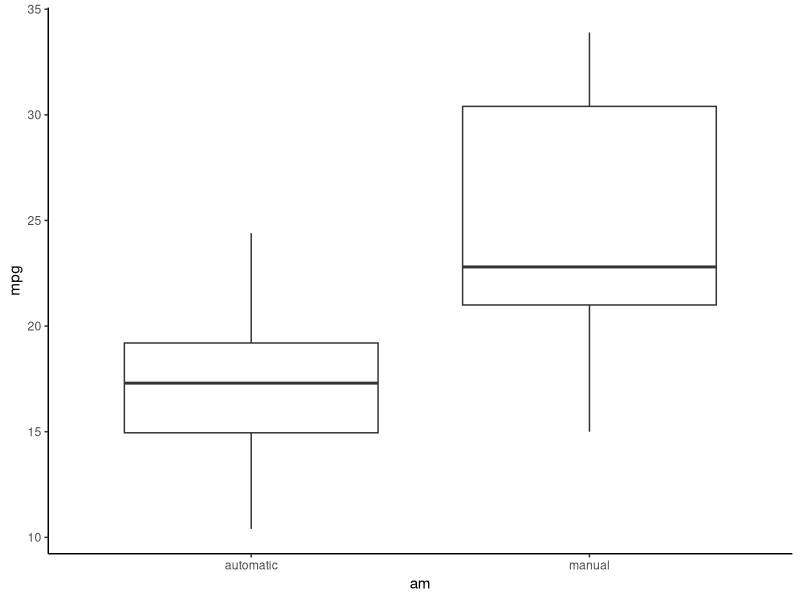
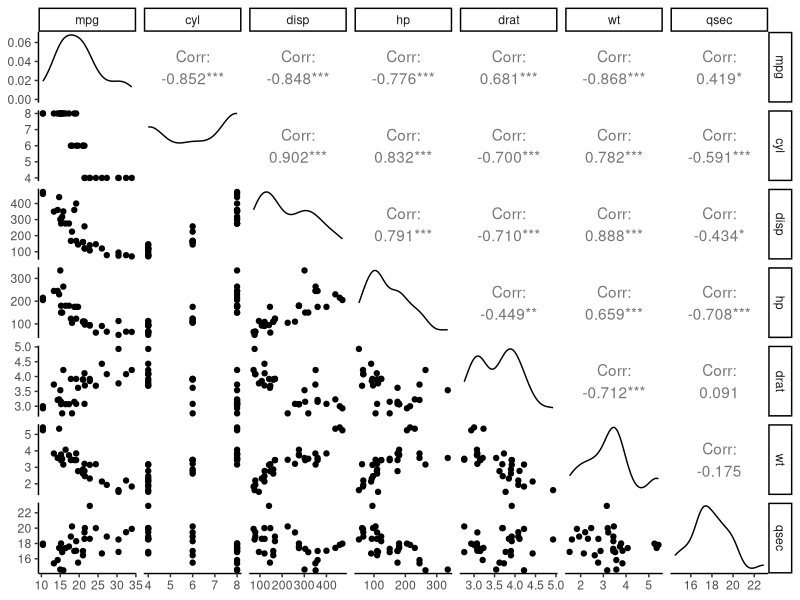
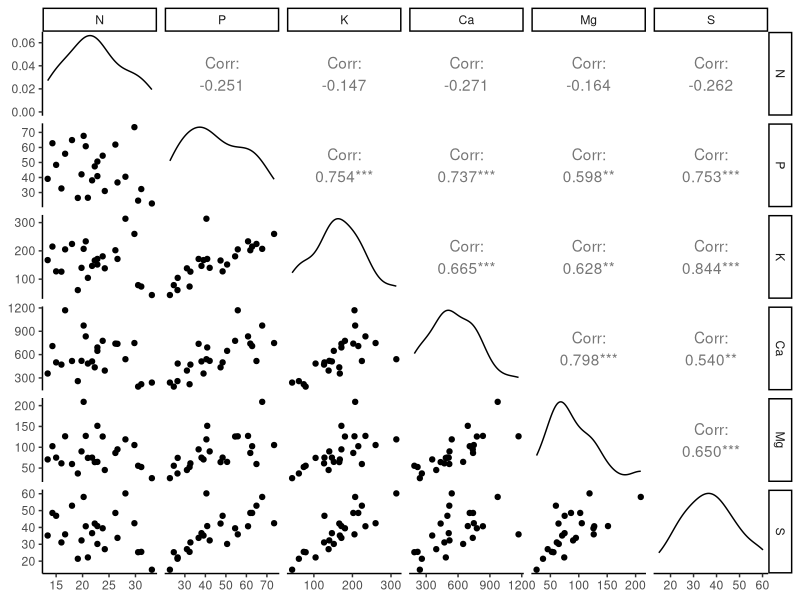
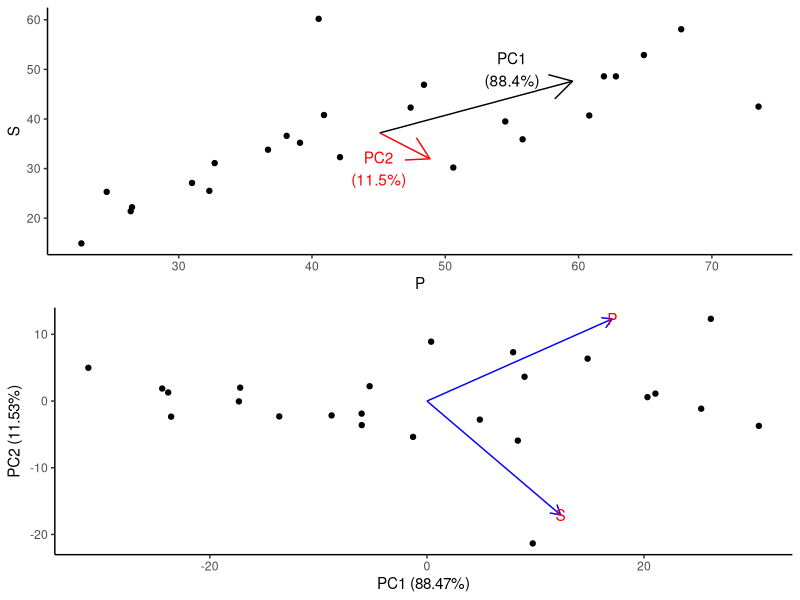

The R script that drew these images, in order:
## ---- chunk 1
#Trick to get smaller R code size with out resorting to LaTeX text sizes
knitr::opts_chunk$set(echo = FALSE, eval = TRUE, message=TRUE, 
                      warning=TRUE, cache = TRUE, fig.height=5,fig.width=5)
library(tidyverse)
theme_set(theme_classic())
library(ggeffects)
library(GGally)
library(ggpubr)
library(vegan)
library(ggfortify)
## ---- chunk 2
mtcars %>% mutate(am=factor(am,labels=c('automatic','manual'))) %>% 
  ggplot(aes(x=am,y=mpg)) + geom_boxplot()
## ---- chunk 3
mtcars %>% select(-vs:-carb) %>% 
  ggpairs()
## ---- chunk 4
data(varechem)
vc6 <- varechem %>% select(1:6) #First 6
vc_2 <- varechem %>% select(P,S) #Only P and S
ggpairs(vc6)
## ---- chunk 5
round(cov(vc6),1)
## ---- chunk 6
prcomp(vc6)
## ---- chunk 7
prcomp(vc_2)
## ---- chunk 8
vc2_pca <- prcomp(vc_2)
p1 <- ggplot(vc_2,aes(x=P,y=S))+
  geom_point()+
  with(vc2_pca,annotate('segment',x=center[1],y=center[2],
                        xend=center[1]+sdev[1]*rotation[1,'PC1'],
                        yend=center[2]+sdev[1]*rotation[2,'PC1'],
                        arrow=arrow()))+
  with(vc2_pca,annotate('segment',x=center[1],y=center[2],
                        xend=center[1]+sdev[2]*rotation[1,'PC2'],
                        yend=center[2]+sdev[2]*rotation[2,'PC2'],
                        arrow=arrow(),col='red'))+
  annotate('text',x=c(45,55),y=c(30,50),label=c('PC2\n(11.5%)','PC1\n(88.4%)'),col=c('red','black'))

# p2 <- vc2_pca$x %>%
#   data.frame() %>%
#   ggplot(aes(x=PC1,PC2))+geom_point()

p2 <- autoplot(vc2_pca,scale = 0,loadings=TRUE,loadings.label=TRUE,loadings.color='blue')

ggarrange(p1,p2,ncol=1)
